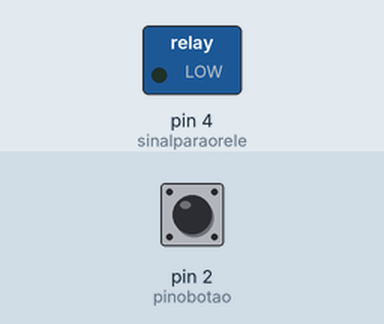
This sketch was run on a simulated Arduino Uno, built with avr-gcc and run on an emulated ATmega328P. Parts: switched loads named in the sketch (green lamp = pin HIGH). The test bench sets the inputs (shaded band); at power-on: pin 2 (pinobotao) HIGH.

Above: at 1.2 s.
1.3 s: pin 2 (pinobotao) pulled LOW for 0.15 s
At 2.7 s:
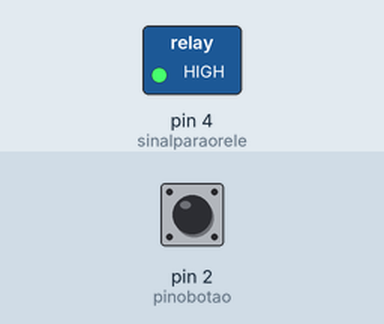
3.0 s: pin 2 (pinobotao) pulled LOW for 1 s
At 4.7 s:
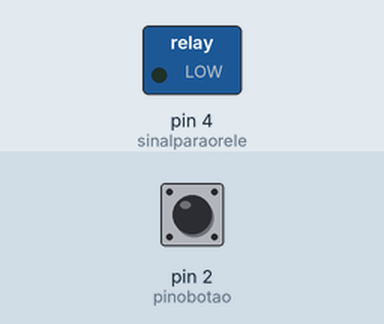
5.5 s: pin 2 (pinobotao) pulled LOW for 3.2 s
At 9.5 s:
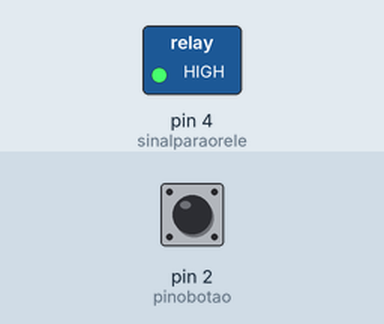
Timing chart, 0 to 11.0 s (numbered marks = the images above; inputs shaded):
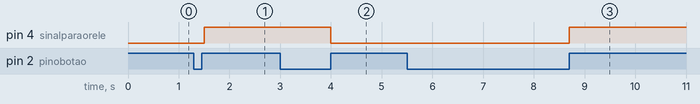

The sketch:

LampadaRele.ino
```cpp
// Programa : Acionamento de rele utilizando push button
// Autor : Arduino e Cia

int sinalparaorele = 4; //define a porta para o acionamento do rele
int pinobotao = 2;    //Porta utilizada para o botão de acionamento
int leitura;          //Armazena informações sobre a leitura do botão
int estadorele = 0;   //Armazena o estado do relé (ligado/desligado)

void setup()
{
  //Define o pino como saida (sinal para o rele)
  pinMode(sinalparaorele, OUTPUT);

  //Define o pino como entrada (Pino do botao)
  pinMode(pinobotao, INPUT);
  // digitalWrite(sinalparaorele, 0);
}

void loop()
{
  leitura = digitalRead(pinobotao);
  if (leitura != 1)
  {
    while(digitalRead(pinobotao) != 1)
    {
      delay(100);
    }
    // Inverte o estado
    estadorele = !estadorele;
    digitalWrite(sinalparaorele, estadorele);
  }
}
```

Measured:
- after the input at 1.3 s, pin 4 (sinalparaorele): LOW → HIGH after 0.20 s
- after the input at 3.0 s, pin 4 (sinalparaorele): HIGH → LOW after 1.0 s
- after the input at 5.5 s, pin 4 (sinalparaorele): LOW → HIGH after 3.2 s
